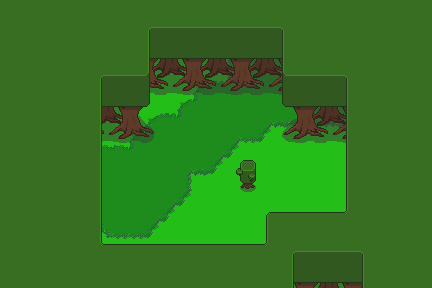

Tiled map render using the project's own tile images. Description and the whole map definition, tile-layer contents included, below:
An orthogonal 27x18 tile map with 16x16 px tiles, 3 tile layers (Spring Base, Spring Ground, Spring Upper) and 8 objects (4x SpawnPoint, ResourceSpawn, CombatStart, Exit, Entrance).

<map version="1.2" tiledversion="1.3.3" orientation="orthogonal" renderorder="right-down" compressionlevel="0" width="27" height="18" tilewidth="16" tileheight="16" infinite="0" nextlayerid="7" nextobjectid="41">
 <properties>
  <property name="ActiveSpawn" type="int" value="3" />
  <property name="Combat" type="bool" value="true" />
  <property name="ResourcesMinMax" value="1-3" />
 </properties>
 <tileset firstgid="1" source="tilesetManorGrounds.tsx" />
 <layer id="1" name="Spring Base" width="27" height="18">
  <data encoding="csv">
27,27,27,27,27,27,27,27,27,27,27,27,27,27,27,27,27,27,27,27,27,27,27,27,27,27,27,
27,27,27,27,27,27,27,27,27,27,27,27,27,27,27,27,27,27,27,27,27,27,27,27,27,27,27,
27,27,27,27,27,27,27,27,27,27,27,27,27,27,101,155,155,155,155,155,103,27,27,27,27,27,27,
27,27,27,27,27,27,27,27,27,27,27,27,27,27,131,127,127,127,127,127,154,155,103,27,27,27,27,
27,27,27,27,27,27,27,27,27,27,27,27,27,27,126,127,127,127,127,127,127,127,154,102,103,27,27,
27,27,27,27,27,27,27,27,27,27,27,27,101,155,156,127,127,127,127,127,127,127,127,127,154,155,103,
27,27,27,27,27,27,27,27,27,27,27,101,156,127,127,127,127,127,127,127,127,127,127,127,127,127,154,
27,27,27,27,27,27,27,27,27,101,155,156,127,127,127,127,104,152,105,105,105,152,152,106,127,127,127,
27,27,27,27,27,27,27,27,101,156,127,127,127,127,104,105,153,27,27,27,27,27,27,151,106,127,127,
27,27,27,27,101,155,102,102,156,127,127,127,127,104,153,27,27,27,27,27,27,27,27,27,131,127,127,
27,101,155,102,156,127,127,127,127,127,127,104,152,153,27,27,27,27,27,27,27,27,27,27,151,106,127,
101,156,127,127,127,127,127,127,127,127,127,129,27,27,27,27,27,27,27,27,27,27,27,27,27,151,106,
126,127,127,127,127,127,127,127,127,127,104,153,27,27,27,27,27,27,27,27,27,27,27,27,27,27,131,
126,127,127,127,127,104,106,127,127,104,153,27,27,27,27,27,27,27,27,27,27,27,27,27,27,27,131,
131,127,127,127,127,129,151,105,105,153,27,27,27,27,27,27,27,27,27,27,27,27,27,27,27,27,126,
151,152,106,127,127,128,27,27,27,27,27,27,27,27,27,27,27,27,27,27,27,27,27,27,27,27,131,
27,27,151,106,127,129,27,27,27,27,27,27,27,27,27,27,27,27,27,27,27,27,27,27,27,101,156,
27,27,27,131,127,128,101,155,103,27,27,27,27,27,27,27,27,27,27,27,27,27,27,27,27,131,127
</data>
 </layer>
 <layer id="2" name="Spring Ground" width="27" height="18">
  <data encoding="csv">
0,0,0,0,0,0,0,0,0,0,0,0,0,0,0,0,0,0,0,0,0,0,0,0,0,0,0,
0,0,0,0,0,0,0,0,0,0,0,0,0,0,0,0,0,0,0,0,0,0,0,0,0,0,0,
0,0,0,0,0,0,0,0,0,0,0,0,0,0,0,0,0,0,0,0,0,0,0,0,0,0,0,
0,0,0,0,0,0,0,0,220,221,222,223,221,222,223,221,222,223,221,222,223,0,0,0,0,0,0,
0,0,0,0,0,0,0,0,245,246,247,248,246,247,248,246,247,248,246,247,248,0,0,0,0,0,0,
0,0,0,0,0,0,0,0,270,271,272,273,271,272,273,271,272,273,271,272,273,0,0,0,0,0,0,
0,0,0,0,220,221,222,223,224,225,0,0,0,0,0,0,0,219,220,221,222,223,224,225,0,0,0,
0,0,0,0,245,246,247,248,249,250,0,0,0,0,0,0,0,244,245,246,247,248,249,250,0,0,0,
0,0,0,0,270,271,272,273,274,275,0,0,0,0,0,0,0,269,270,271,272,273,274,275,0,0,0,
0,0,0,0,220,221,0,0,0,0,0,0,0,0,0,0,0,0,0,0,0,0,220,221,0,0,0,
0,0,0,0,220,221,0,0,0,0,0,0,0,0,0,0,0,0,0,0,0,0,245,246,0,0,0,
0,0,0,0,245,246,0,0,0,0,0,0,0,0,0,39,0,0,0,0,0,0,270,271,0,0,0,
0,0,0,0,270,271,0,0,0,0,0,0,0,0,0,0,0,0,0,0,0,0,220,221,0,0,0,
0,0,0,0,220,221,0,0,0,0,0,0,0,0,0,0,0,0,0,0,0,0,245,246,0,0,0,
0,0,0,0,245,246,0,0,0,0,0,0,0,0,0,0,0,220,220,220,220,220,221,221,0,0,0,
0,0,0,0,220,221,0,0,0,0,0,0,0,0,0,0,0,245,245,245,245,245,246,246,0,0,0,
0,0,0,0,245,246,0,0,0,0,220,221,220,221,220,220,220,270,270,270,270,270,271,271,0,0,0,
0,0,0,0,270,271,0,0,0,0,245,246,245,246,245,245,245,246,223,221,222,223,221,222,0,0,0
</data>
 </layer>
 <layer id="3" name="Spring Upper" width="27" height="18">
  <data encoding="csv">
41,41,41,41,41,41,41,41,41,41,41,41,41,41,41,41,41,41,41,41,41,41,41,41,41,41,41,
41,41,41,41,41,41,41,41,41,18,19,66,66,19,19,66,66,20,41,41,41,41,41,41,41,41,41,
41,41,41,41,41,41,41,41,41,43,44,44,44,44,44,44,44,45,41,41,41,41,41,41,41,41,41,
41,41,41,41,41,41,41,41,41,42,0,0,0,0,0,0,0,40,41,41,41,41,41,41,41,41,41,
41,41,41,41,41,41,18,66,19,67,0,0,0,0,0,0,0,65,66,66,66,20,41,41,41,41,41,
41,41,41,41,41,41,43,44,44,200,0,0,0,0,0,0,0,194,44,44,44,45,41,41,41,41,41,
41,41,41,41,41,41,116,0,0,0,0,0,0,0,0,0,0,0,0,0,0,117,41,41,41,41,41,
41,41,41,41,41,41,116,0,0,0,0,0,0,0,0,0,0,0,0,0,0,40,41,41,41,41,41,
41,41,41,41,41,41,116,0,0,0,0,0,0,0,0,0,0,0,0,0,0,40,41,41,41,41,41,
41,41,41,41,41,41,116,0,0,0,0,0,0,0,0,0,0,0,0,0,0,117,41,41,41,41,41,
41,41,41,41,41,41,42,0,0,0,0,0,0,0,13,14,0,0,0,0,0,40,41,41,41,41,41,
41,41,41,41,41,41,42,0,0,0,0,0,0,0,0,0,0,0,0,0,0,40,41,41,41,41,41,
41,41,41,41,41,41,116,0,0,0,0,0,0,0,0,0,0,0,0,0,0,117,41,41,41,41,41,
41,41,41,41,41,41,42,0,0,0,0,0,0,0,0,0,15,16,94,16,16,95,41,41,41,41,41,
41,41,41,41,41,41,42,0,0,0,0,0,0,0,0,0,40,41,41,41,41,41,41,41,41,41,41,
41,41,41,41,41,41,93,16,16,16,94,16,94,16,94,16,95,41,18,19,66,66,20,41,41,41,41,
41,41,41,41,41,41,41,41,41,41,41,41,41,41,41,41,41,41,43,44,44,44,45,41,41,41,41,
41,41,41,41,41,41,41,41,41,41,41,41,41,41,41,41,41,41,42,0,0,0,40,41,41,41,41
</data>
 </layer>
 <objectgroup id="5" name="MapObject">
  <object id="3" name="SpawnPoint" x="290.5" y="193" width="10" height="8.5">
   <properties>
    <property name="SpawnType" value="Forest" />
   </properties>
  </object>
  <object id="4" name="SpawnPoint" x="194.333" y="100.917" width="10" height="8.5">
   <properties>
    <property name="SpawnType" value="Forest" />
   </properties>
  </object>
  <object id="5" name="SpawnPoint" x="305.667" y="148.917" width="10" height="8.5">
   <properties>
    <property name="SpawnType" value="Forest" />
   </properties>
  </object>
  <object id="6" name="SpawnPoint" x="242.833" y="116.25" width="10" height="8.5">
   <properties>
    <property name="SpawnType" value="Forest" />
   </properties>
  </object>
  <object id="39" name="ResourceSpawn" x="178.167" y="178.084" width="103.666" height="90.4997">
   <properties>
    <property name="Resources" value="5" />
   </properties>
  </object>
 </objectgroup>
 <objectgroup id="6" name="Character">
  <object id="40" name="CombatStart" x="130.75" y="209.833" width="10.5" height="13.3333">
   <properties>
    <property name="Entrance" value="mapForest" />
    <property name="Position" value="NW" />
   </properties>
  </object>
 </objectgroup>
 <objectgroup id="4" name="Travel Layer">
  <object id="1" name="Exit" x="112.75" y="273.5" width="47.5" height="12.25">
   <properties>
    <property name="Exit" value="mapForest" />
   </properties>
  </object>
  <object id="2" name="Entrance" x="130" y="260.75" width="12.25" height="9.5">
   <properties>
    <property name="Entrance" value="mapForest" />
   </properties>
  </object>
 </objectgroup>
</map>
